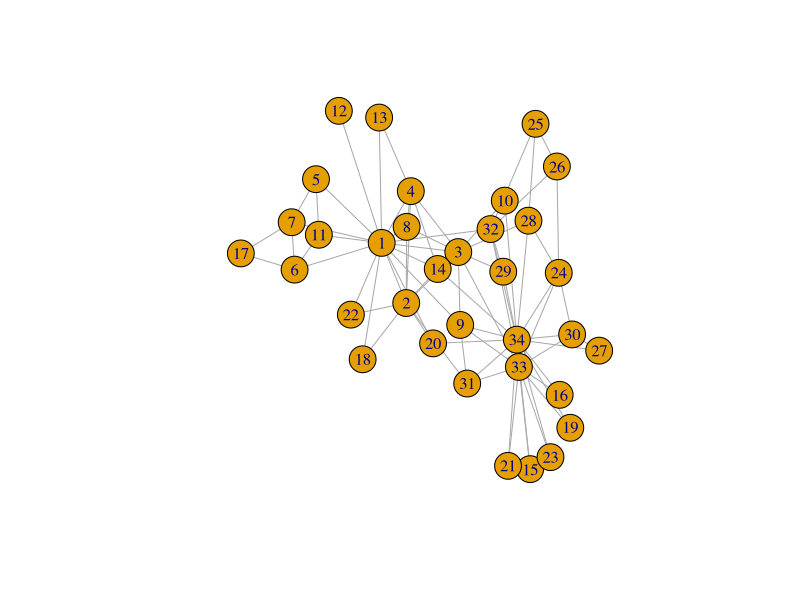

R code for this plot: (Note: this script raises an error after producing the figure.)
## ---- chunk 1
knitr::opts_chunk$set(fig.width=6, fig.height=6)
## ---- chunk 2
library("igraph")
## ---- chunk 3
g <- make_empty_graph()
## ---- chunk 4
g <- make_graph(edges = c(1,2, 1,5), n=10, directed = FALSE)
## ---- chunk 5
g <- make_graph(~ 1--2, 1--5, 3, 4, 5, 6, 7, 8, 9, 10)
## ---- chunk 6
g
## ---- chunk 7
summary(g)
## ---- chunk 8
g <- make_graph("Zachary")
## ---- chunk 9
plot(g)
## ---- chunk 10
g <- add_vertices(g, 3)
## ---- chunk 11
g <- add_edges(g, edges = c(1,35, 1,36, 34,37))
## ---- chunk 12
g <- add_edges(g, edges = c(38, 37))
## ---- chunk 13
g <- g %>% 
  add_edges(edges = c(1, 34)) %>% 
  add_vertices(3) %>%
  add_edges(edges = c(38, 39, 39, 40, 40, 38, 40, 37))
g
## ---- chunk 14
edge_id_para_borrar <- get_edge_ids(g, c(1,34))
edge_id_para_borrar
## ---- chunk 15
g <- delete_edges(g, edge_id_para_borrar)
## ---- chunk 16
g <- make_ring(10) %>% delete_edges("10|1")
plot(g)
## ---- chunk 17
g <- make_ring(5)
g <- delete_edges(g, get_edge_ids(g, c(1,5, 4,5)))
plot(g)
## ---- chunk 18
g1 <- graph_from_literal(
  A-B:C:I, 
  B-A:C:D, 
  C-A:B:E:H, 
  D-B:E:F,
  E-C:D:F:H, 
  F-D:E:G, 
  G-F:H, 
  H-C:E:G:I,
  I-A:H
)
plot(g1)
## ---- chunk 19
is_chordal(g1, fillin=TRUE)
## ---- chunk 20
chordal_graph <- add_edges(g1, is_chordal(g1, fillin=TRUE)$fillin)
plot(chordal_graph)
## ---- chunk 21
graph1 <- make_tree(127, 2, mode = "undirected")
summary(g)
## ---- chunk 22
graph2 <- make_tree(127, 2, mode = "undirected")
## ---- chunk 23
identical_graphs(graph1, graph2)
## ---- chunk 24
graph1 <- sample_grg(100, 0.2)
summary(graph1)
## ---- chunk 25
graph2 <- sample_grg(100, 0.2)
identical_graphs(graph1, graph2)
## ---- chunk 26
isomorphic(graph1, graph2)
## ---- chunk 27
g <- make_graph(
  ~ Alice-Boris:Himari:Moshe,
  Himari-Alice:Nang:Moshe:Samira,
  Ibrahim-Nang:Moshe, 
  Nang-Samira
)
## ---- chunk 28
V(g)$age <- c(25, 31, 18, 23, 47, 22, 50) 
V(g)$gender <- c("f", "m", "f", "m", "m", "f", "m")
E(g)$is_formal <- c(FALSE, FALSE, TRUE, TRUE, TRUE, FALSE, TRUE, FALSE, FALSE)
summary(g)
## ---- chunk 29
E(g)$is_formal
E(g)$is_formal[1] <- TRUE
E(g)$is_formal
## ---- chunk 30
g$date <- c("2022-02-11")
graph_attr(g, "date")
## ---- chunk 31
match(c("Ibrahim"), V(g)$name)
## ---- chunk 32
V(g)$name[1:3] <- c("Alejandra", "Bruno", "Carmina")
V(g)
## ---- chunk 33
g <- delete_vertex_attr(g, "gender")
V(g)$gender
## ---- chunk 34
degree(g)
## ---- chunk 35
degree(g, 7)
## ---- chunk 36
degree(g, v = c(3,4,5))
## ---- chunk 37
degree(g, v = c("Carmina", "Moshe", "Nang"))
## ---- chunk 38
degree(g, "Bruno")
## ---- chunk 39
edge_betweenness(g)
## ---- chunk 40
ebs <- edge_betweenness(g)
as_edgelist(g)[ebs == max(ebs), ]
## ---- chunk 41
which.max(degree(g))
## ---- chunk 42
graph <- graph.full(n=10)
only_odd_vertices <- which(V(graph)%%2==1)
length(only_odd_vertices)
## ---- chunk 43
seq <- V(graph)[2, 3, 7]
seq
## ---- chunk 44
seq <- seq[1, 3]    # filtrar un conjunto de vértices existente
seq
## ---- chunk 45
seq <- V(graph)[2, 3, 7, "foo", 3.5]
## ---- chunk 46
V(g)[age < 30]$name
## ---- chunk 47
`%notin%` <- Negate(`%in%`)
## ---- chunk 48
V(g)$degree <- c("A", "B", "B+", "A+", "C", "A", "B")
V(g)$degree[degree(g) == 3]
## ---- chunk 49
V(g)$name[degree(g) == 3]
## ---- chunk 50
E(g)[.from(3)]
## ---- chunk 51
E(g)[.from("Carmina")]
## ---- chunk 52
E(g) [ 3:5 %--% 5:6 ]
## ---- chunk 53
V(g)$gender <- c("f", "m", "f", "m", "m", "f", "m")
## ---- chunk 54
men <- V(g)[gender == "m"]$name
men
## ---- chunk 55
women <- V(g)[gender == "f"]$name
women
## ---- chunk 56
E(g)[men %--% women]
## ---- chunk 57
as_adjacency_matrix(g)
## ---- chunk 58
layout <- layout_with_kk(g)
## ---- chunk 59
layout <- layout_as_tree(g, root = 2)
## ---- chunk 60
layout <- layout_with_kk(g)
## ---- chunk 61
plot(g, layout = layout, main = "Red social con el algoritmo de diseño Kamada-Kawai")
## ---- chunk 62
plot(
  g, 
  layout = layout_with_fr,
  main = "Red social con el algoritmo de disposición Fruchterman-Reingold"
)
## ---- chunk 63
V(g)$color <- ifelse(V(g)$gender == "m", "yellow", "red")
plot(
  g, 
  layout = layout, 
  vertex.label.dist = 3.5,
  main = "Red social - con los géneros como colores"
)
## ---- chunk 64
plot(
  g, 
  layout = layout, 
  vertex.label.dist = 3.5, 
  vertex.color = as.factor(V(g)$gender))
## ---- chunk 65
plot(
  g,
  layout = layout,
  vertex.label.dist = 3.5,
  vertex.size = 20,
  vertex.color = ifelse(V(g)$gender == "m", "yellow", "red"),
  edge.width = ifelse(E(g)$is_formal, 5, 1)
)
## ---- chunk 66
sessionInfo()
